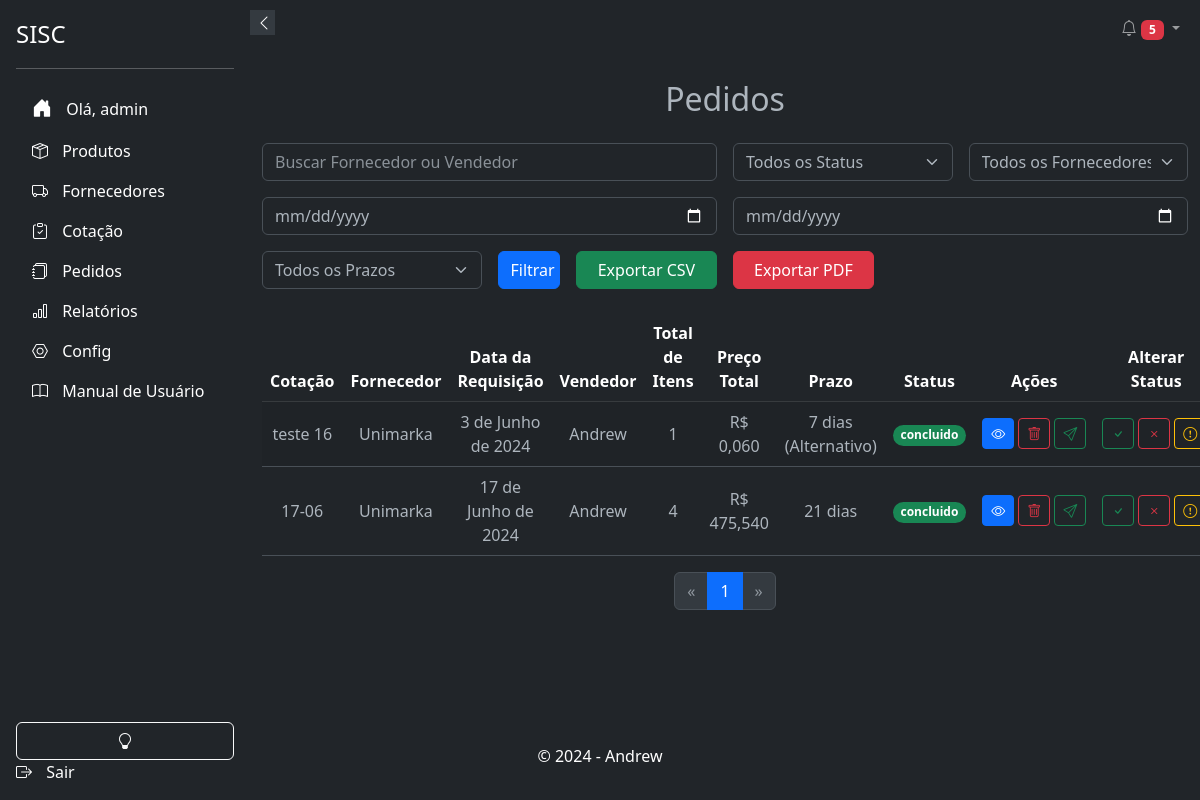
Before: /respostas/pedidos/ (signed in) with the older database file.
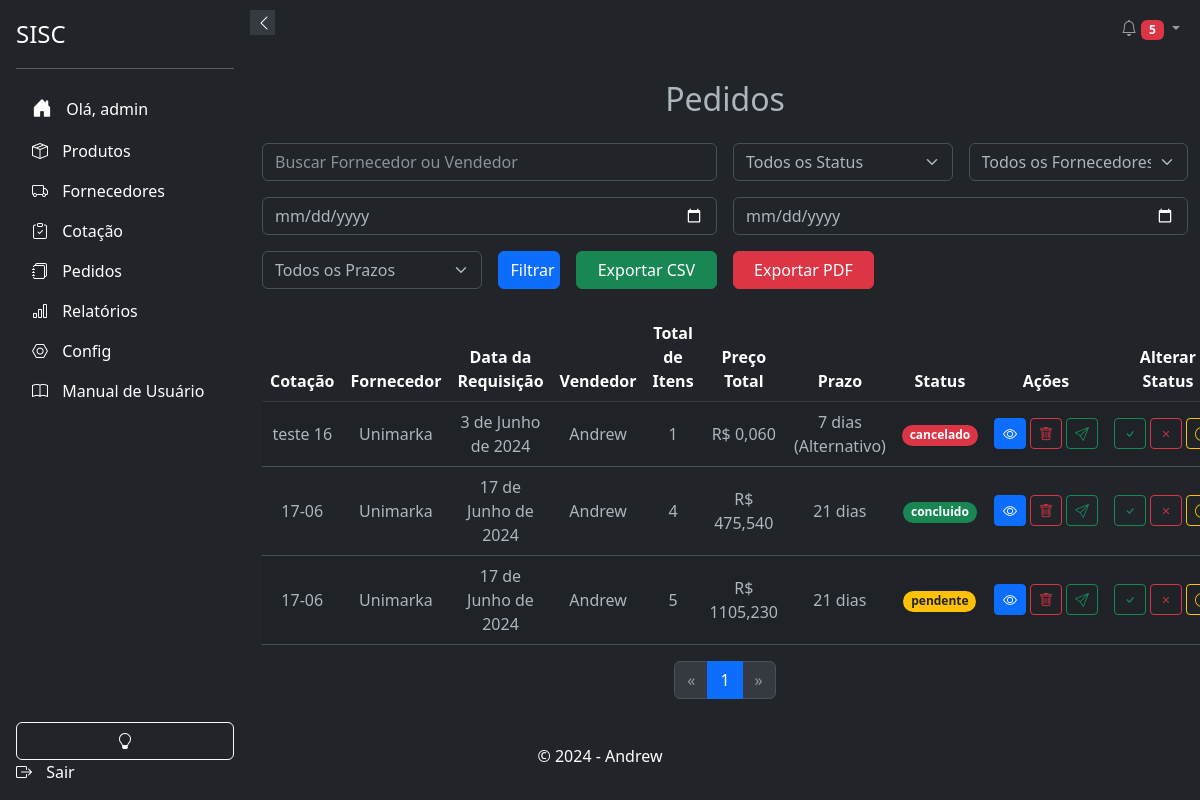
After: the same page with the newer database file.
### respostas/models.py (models this page shows, shortened)
class PedidoAgrupado(models.Model):
    fornecedor = models.ForeignKey(Supplier, on_delete=models.CASCADE, verbose_name="Fornecedor")
    cotacao = models.ForeignKey(Cotacao, on_delete=models.CASCADE)
    data_requisicao = models.DateField(verbose_name="Data da Requisição")
    status = models.CharField(max_length=50, choices=[
        ('pendente', 'Pendente'),
        ('concluido', 'Concluído'),
        ('cancelado', 'Cancelado'),
    ], default='pendente', verbose_name="Status do Pedido")
    usuario_criador = models.ForeignKey(settings.AUTH_USER_MODEL, on_delete=models.SET_NULL, null=True)
    @property
    def total_itens(self):
        return self.pedidos.count()
    @property
    def preco_total(self):
        return sum(item.preco_total for item in self.pedidos.all())

class Pedido(models.Model):
    produto = models.ForeignKey(Product, on_delete=models.CASCADE, verbose_name="Produto")
    quantidade = models.IntegerField(verbose_name="Quantidade")
    tipo_volume = models.CharField(max_length=50, choices=Product.UNIDADE_CHOICES, verbose_name="Tipo de Volume")
    preco = models.DecimalField(max_digits=10, decimal_places=3, verbose_name="Preço")
    prazo_alternativo_selecionado = models.BooleanField(default=False, verbose_name="Prazo Alternativo Selecionado")
    prazo_alternativo = models.PositiveIntegerField(null=True, blank=True, verbose_name="Prazo Alternativo")
    observacoes = models.TextField(blank=True, null=True, verbose_name="Observações")
    pedido_agrupado = models.ForeignKey(PedidoAgrupado, related_name='pedidos', on_delete=models.CASCADE, verbose_name="Pedido Agrupado", null=True, default=None)
    @property
    def preco_total(self):
        quantidade_total = self.quantidade
        if self.tipo_volume in ['Display', 'Caixa', 'Fardo', 'Pacote', 'Take Profit']:
            quantidade_por_volume = self.produto.quantidade_por_volume or 1
            quantidade_total = self.quantidade * quantidade_por_volume
        return self.preco * quantidade_total
    class Meta:
        verbose_name = "Pedido"
        verbose_name_plural = "Pedidos"

### cotacao/models.py (models this page shows, shortened)
class Cotacao(models.Model):
    uuid = models.UUIDField(default=uuid.uuid4, editable=False, unique=True)
    nome = models.CharField(max_length=200)
    departamento = models.ForeignKey(Departamento, on_delete=models.SET_NULL, null=True )
    usuario_criador = models.ForeignKey(settings.AUTH_USER_MODEL, on_delete=models.CASCADE, related_name='cotacoes_criadas', null=True, )
    data_abertura = models.DateField()
    data_fechamento = models.DateField()
    status = models.CharField(max_length=10, default='ativo', choices=[('ativo', 'Aberto'), ('inativo', 'Fechado')])
    prazo = models.IntegerField(
                                    choices=[(0, 'à vista'), (7, '7 dias'), (14, '14 dias'), (21, '21 dias'), (28, '28 dias')],
                                    default=21,
                                    help_text='Prazo para os produtos'
                                    )
    class Meta:
        verbose_name = _('Cotação')
        verbose_name_plural = _('Cotações')
        ordering = ['data_abertura']
        indexes = [
            models.Index(fields=['departamento']),
            models.Index(fields=['status']),
            models.Index(fields=['data_abertura']),
        ]

### suppliers/models.py (models this page shows, shortened)
class Supplier(models.Model):
    user = models.ForeignKey(settings.AUTH_USER_MODEL, on_delete=models.CASCADE, blank=True, null=True)
    name = models.CharField(max_length=255)
    email = models.EmailField(unique=True)
    phone_regex = RegexValidator(regex=r'^\+?\d{10,15}$', message="Número de telefone no formato: '+999999999'. Até 15 dígitos.", )
    phone = models.CharField(validators=[phone_regex], max_length=17, blank=True)
    company = models.CharField(max_length=255, null=True, blank=True)
    cnpj = models.CharField(max_length=18, unique=True, validators=[validate_cnpj], null=True, blank=True)
    active = models.BooleanField(default=True, verbose_name="Ativo")
    address_line_1 = models.CharField("Endereço", max_length=255, null=True, blank=True)
    address_line_2 = models.CharField("Complemento", max_length=255, null=True, blank=True)
    city = models.CharField("Cidade", max_length=100, null=True, blank=True)
    state = models.CharField("Estado", max_length=50, null=True, blank=True)
    zip_code = models.CharField("CEP", max_length=10, null=True, blank=True)
    minimum_order_value = models.DecimalField("Valor Mínimo para Pedido", max_digits=10, decimal_places=3, validators=[MinValueValidator(0)], null=True, blank=True)
    order_response_deadline = models.TimeField("Prazo de Resposta para Pedidos", null=True, blank=True)
    departments = models.ManyToManyField('products.Departamento', related_name='suppliers', blank=True)
    categories = models.ManyToManyField(Category, blank=True, verbose_name="Categorias")
    subcategories = models.ManyToManyField(Subcategory, blank=True, verbose_name="Subcategorias")
    brands = models.ManyToManyField(Brand,  blank=True, verbose_name="Marcas")
    created_at = models.DateTimeField(auto_now_add=False, default=datetime.datetime.now, null=True, blank=True)
    updated_at = models.DateTimeField(auto_now=True, verbose_name="Atualizado em")
    deleted = models.BooleanField(default=False)
    holiday_cover_name = models.CharField("Nome do Fornecedor de Férias", max_length=255, null=True, blank=True)
    holiday_cover_email = models.EmailField("Email do Fornecedor de Férias", null=True, blank=True)
    holiday_cover_phone = models.CharField("Telefone do Fornecedor de Férias", validators=[phone_regex], max_length=17, blank=True, null=True)
    observation = models.TextField("Observação", null=True, blank=True)
    delivery_days = models.CharField("Dias de Entrega", max_length=100, blank=True, null=True)
    quality_rating = models.IntegerField(default=0, blank=True, null=True)
    delivery_time_rating = models.IntegerField(default=0, blank=True, null=True)
    price_rating = models.IntegerField(default=0, blank=True, null=True)
    reliability_rating = models.IntegerField(default=0, blank=True, null=True)
    flexibility_rating = models.IntegerField(default=0, blank=True, null=True)
    partnership_rating = models.IntegerField(default=0, blank=True, null=True)
    comments = models.TextField("Comentários", max_length=100, blank=True, null=True)
    billing_deadline_choices = [
        ('1-2', '1 a 2 dias úteis'),
        ('3-5', '3 a 5 dias úteis'),
        ('6-10', '6 a 10 dias úteis'),
        ('11-15', '11 a 15 dias úteis'),
        ('15+', 'Mais de 15 dias úteis'),
        ('negotiable', 'A combinar')
    ]
    billing_deadline = models.CharField(max_length=20, choices=billing_deadline_choices, default='1-2', verbose_name="Prazo de Faturamento")
    specific_billing_deadline = models.CharField(max_length=50, blank=True, null=True, verbose_name="Prazo Específico de Faturamento")
    class Meta:
        ordering = ['name']

### respostas/views.py (the view, shortened to what this page needs)
# urls.py: path('pedidos/', ListarPedidosView.as_view(), name='listar_pedidos'),
@method_decorator(login_required, name='dispatch')
@method_decorator(permission_required('respostas.view_pedidoagrupado', raise_exception=True), name='dispatch')
class ListarPedidosView(ListView):
    model = PedidoAgrupado
    template_name = 'respostas/listar_pedidos.html'
    context_object_name = 'pedidos_agrupados'
    paginate_by = 10
    def get_queryset(self):
        queryset = super().get_queryset()
        query = self.request.GET.get('q')
        status = self.request.GET.get('status')
        fornecedor_id = self.request.GET.get('fornecedor')
        start_date = self.request.GET.get('start_date')
        end_date = self.request.GET.get('end_date')
        prazo = self.request.GET.get('prazo')
        if status:
            queryset = queryset.filter(status=status)
        if fornecedor_id:
            queryset = queryset.filter(fornecedor_id=fornecedor_id)
        if start_date and end_date:
            start_date = timezone.make_aware(datetime.strptime(start_date, '%Y-%m-%d'))
            end_date = timezone.make_aware(datetime.strptime(end_date, '%Y-%m-%d') + timedelta(days=1))
            queryset = queryset.filter(data_requisicao__range=(start_date, end_date))
        return queryset.distinct()
    def get_context_data(self, **kwargs):
        context = super().get_context_data(**kwargs)
        context['fornecedores'] = Supplier.objects.all()
        return context

### respostas/templates/respostas/listar_pedidos.html (shortened to what the changed rows need)
{% extends 'base.html' %}
{% block content %}
<h2 class="my-4 text-center">Pedidos</h2>
<div class="container">
    {% if pedidos_agrupados %}
    <table class="table table-striped table-hover">
        <thead class="table-dark">
            <tr class="text-center">
                <th>Cotação</th>
                <th>Fornecedor</th>
                <th>Data da Requisição</th>
                <th>Vendedor</th>
                <th>Total de Itens</th>
                <th>Preço Total</th>
                <th>Prazo</th>
                <th>Status</th>
                <th>Ações</th>
                <th>Alterar Status</th>
            </tr>
        </thead>
        <tbody>
            {% for pedido_agrupado in pedidos_agrupados %}
            {% if pedido_agrupado.pk %}
            <tr class="text-center align-middle">
                <td>{{ pedido_agrupado.cotacao.nome }}</td>
                <td>{{ pedido_agrupado.fornecedor.company }}</td>
                <td>{{ pedido_agrupado.data_requisicao }}</td>
                <td>{{ pedido_agrupado.fornecedor.name }}</td>
                <td>{{ pedido_agrupado.total_itens }}</td>
                <td>R$ {{ pedido_agrupado.preco_total|floatformat:3 }}</td>
                <td>
                    {% if pedido_agrupado.pedidos.first.prazo_alternativo_selecionado and pedido_agrupado.pedidos.first.prazo_alternativo %}
                      {{ pedido_agrupado.pedidos.first.prazo_alternativo }} dias (Alternativo)
                    {% else %}
                      {{ pedido_agrupado.cotacao.prazo }} dias
                    {% endif %}
                </td>
                <td>
                    <span class="badge rounded-pill
                        {% if pedido_agrupado.status == 'pendente' %}bg-warning text-dark
                        {% elif pedido_agrupado.status == 'concluido' %}bg-success
                        {% elif pedido_agrupado.status == 'cancelado' %}bg-danger
                        {% endif %}
                    ">
                        {{ pedido_agrupado.status }}
                    </span>
                </td>
                <td>
                    <div class="d-flex justify-content-end">
                        {% if pedido_agrupado.pk %}
                        <a href="{% url 'respostas:detalhes_pedido_agrupado' pedido_agrupado.pk %}" class="btn btn-primary btn-sm me-1" data-bs-toggle="tooltip" data-bs-placement="top" title="Ver Detalhes"><i class="bi bi-eye"></i></a>
                        {% if perms.respostas.delete_pedido %}
                        <button type="button" class="btn btn-outline-danger btn-sm me-1" data-bs-toggle="modal" data-bs-target="#confirmDeleteModal" data-url="{% url 'respostas:deletar_pedido_agrupado' pedido_agrupado.pk %}" data-bs-placement="top" title="Deletar Pedido"><i class="bi bi-trash"></i></button>
                        {% endif %}
                        {% if perms.respostas.send_pedido_email %}
                        <button type="button" class="btn btn-outline-success btn-sm" data-bs-toggle="modal" data-bs-target="#confirmSendModal" data-url="{% url 'respostas:enviar_pedido' pedido_agrupado.pk %}" data-bs-placement="top" title="Enviar Pedido"><i class="bi bi-send"></i></button>
                        {% endif %}
                        {% endif %}
                    </div>
                </td>
                <td>
                    <div class="d-flex justify-content-center">
                        {% if perms.respostas.change_pedidoagrupado %}
                        <form method="post" action="{% url 'respostas:concluir_pedido' pedido_agrupado.pk %}" class="d-inline">
                            <button type="submit" class="btn btn-outline-success btn-sm me-1" data-bs-toggle="tooltip" data-bs-placement="top" title="Concluir Pedido"><i class="bi bi-check"></i></button>
                        </form>
                        <form method="post" action="{% url 'respostas:cancelar_pedido' pedido_agrupado.pk %}" class="d-inline">
                            <button type="submit" class="btn btn-outline-danger btn-sm me-1" data-bs-toggle="tooltip" data-bs-placement="top" title="Cancelar Pedido"><i class="bi bi-x"></i></button>
                        </form>
                        <form method="post" action="{% url 'respostas:marcar_pedido_pendente' pedido_agrupado.pk %}" class="d-inline">
                            <button type="submit" class="btn btn-outline-warning btn-sm me-1" data-bs-toggle="tooltip" data-bs-placement="top" title="Marcar como Pendente"><i class="bi bi-exclamation-circle"></i></button>
                        </form>
                        {% endif %}
                    </div>
                </td>
            </tr>
            {% endif %}
            {% endfor %}
        </tbody>
    </table>
    <nav aria-label="Page navigation">
        <ul class="pagination justify-content-center">
            {% for num in page_obj.paginator.page_range %}
                {% if page_obj.number == num %}
                    <li class="page-item active"><a class="page-link" href="#">{{ num }}</a></li>
                {% endif %}
            {% endfor %}
        </ul>
    </nav>
    {% else %}
    <div class="alert alert-info text-center">Nenhum pedido encontrado.</div>
    {% endif %}
</div>
{% endblock %}

Changed rows visible on the page:
changed PedidoAgrupado "teste 16": status "concluido" → "cancelado"
added PedidoAgrupado: cotacao.nome "17-06", fornecedor.company "Unimarka", data_requisicao "17 de Junho de 2024", fornecedor.name "Andrew", total_itens "5", preco_total "1105,230", cotacao.prazo "21", status "pendente"
